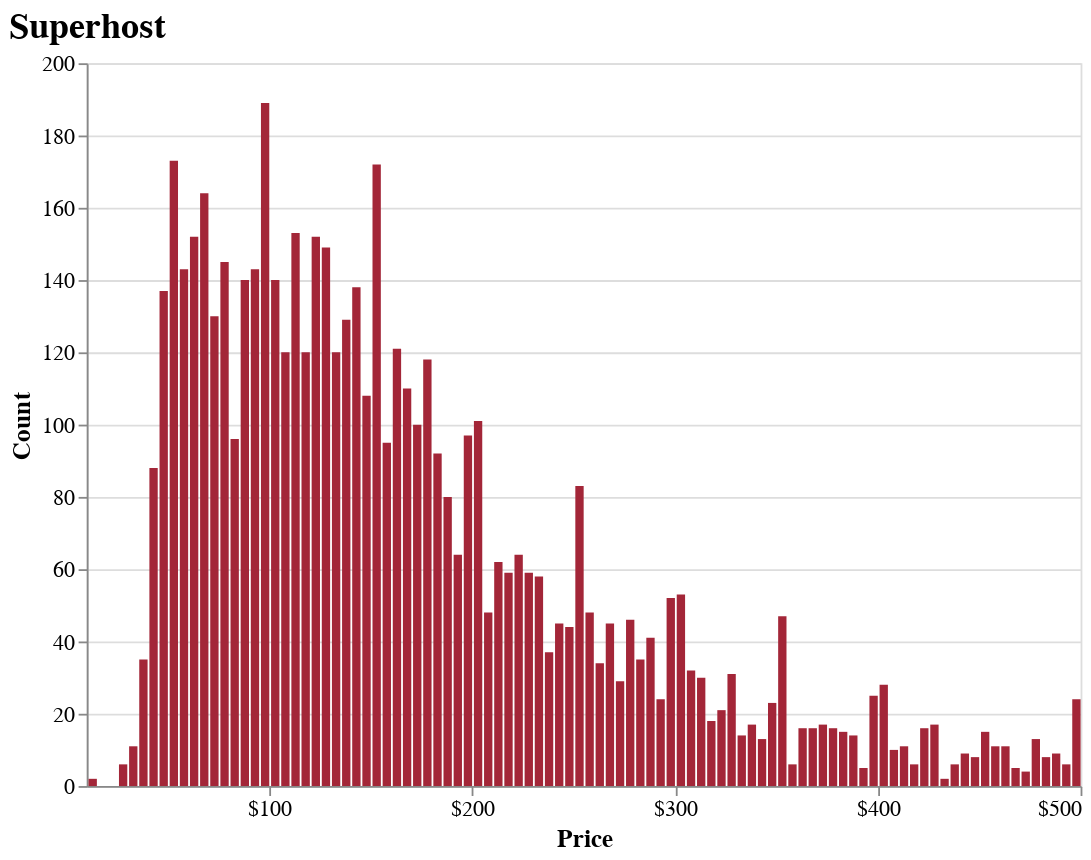

This figure's notebook cell:
### Code cell
# create a histogram for superhost_df
histogram_superhost = alt.Chart(superhost_df).mark_bar().encode(
    x=alt.X('price:Q', bin=alt.Bin(maxbins=100), title='Price', axis=alt.Axis(values=list(range(0, 501, 100)), format='$')),
    y=alt.Y('count()', title='Count'),
    color=alt.value('#A32638')
).properties(
    title=alt.TitleParams(
        text='Superhost',
        anchor='start',  # Align title to the left
        fontSize=20      # Change title font size
    ),
    width=550,
    height=400
).configure_axis(
    labelFontSize=12,
    titleFontSize=14
).configure_title(
    fontSize=20
)

histogram_superhost.save('histogram_superhost_price.png')
histogram_superhost

### Figure 1 — Vega specification as saved in the notebook (floating-point values rounded to 4 significant figures)
{"$schema": "https://vega.github.io/schema/vega/v5.json", "data": [{"name": "source_0", "values": [{"__count": 96, "bin_maxbins_100_price": 80.0, "bin_maxbins_100_price_end": 85.0}, {"__count": 130, "bin_maxbins_100_price": 70.0, "bin_maxbins_100_price_end": 75.0}, {"__count": 48, "bin_maxbins_100_price": 205.0, "bin_maxbins_100_price_end": 210.0}, {"__count": 24, "bin_maxbins_100_price": 290.0, "bin_maxbins_100_price_end": 295.0}, {"__count": 143, "bin_maxbins_100_price": 90.0, "bin_maxbins_100_price_end": 95.0}, {"__count": 152, "bin_maxbins_100_price": 120.0, "bin_maxbins_100_price_end": 125.0}, {"__count": 129, "bin_maxbins_100_price": 135.0, "bin_maxbins_100_price_end": 140.0}, {"__count": 120, "bin_maxbins_100_price": 115.0, "bin_maxbins_100_price_end": 120.0}, {"__count": 64, "bin_maxbins_100_price": 190.0, "bin_maxbins_100_price_end": 195.0}, {"__count": 189, "bin_maxbins_100_price": 95.0, "bin_maxbins_100_price_end": 100.0}, {"__count": 100, "bin_maxbins_100_price": 170.0, "bin_maxbins_100_price_end": 175.0}, {"__count": 172, "bin_maxbins_100_price": 150.0, "bin_maxbins_100_price_end": 155.0}, {"__count": 101, "bin_maxbins_100_price": 200.0, "bin_maxbins_100_price_end": 205.0}, {"__count": 64, "bin_maxbins_100_price": 220.0, "bin_maxbins_100_price_end": 225.0}, {"__count": 149, "bin_maxbins_100_price": 125.0, "bin_maxbins_100_price_end": 130.0}, {"__count": 97, "bin_maxbins_100_price": 195.0, "bin_maxbins_100_price_end": 200.0}, {"__count": 140, "bin_maxbins_100_price": 85.0, "bin_maxbins_100_price_end": 90.0}, {"__count": 59, "bin_maxbins_100_price": 215.0, "bin_maxbins_100_price_end": 220.0}, {"__count": 145, "bin_maxbins_100_price": 75.0, "bin_maxbins_100_price_end": 80.0}, {"__count": 140, "bin_maxbins_100_price": 100.0, "bin_maxbins_100_price_end": 105.0}, {"__count": 118, "bin_maxbins_100_price": 175.0, "bin_maxbins_100_price_end": 180.0}, {"__count": 120, "bin_maxbins_100_price": 105.0, "bin_maxbins_100_price_end": 110.0}, {"__count": 88, "bin_maxbins_100_price": 40.0, "bin_maxbins_100_price_end": 45.0}, {"__count": 153, "bin_maxbins_100_price": 110.0, "bin_maxbins_100_price_end": 115.0}, {"__count": 80, "bin_maxbins_100_price": 185.0, "bin_maxbins_100_price_end": 190.0}, {"__count": 164, "bin_maxbins_100_price": 65.0, "bin_maxbins_100_price_end": 70.0}, {"__count": 121, "bin_maxbins_100_price": 160.0, "bin_maxbins_100_price_end": 165.0}, {"__count": 138, "bin_maxbins_100_price": 140.0, "bin_maxbins_100_price_end": 145.0}, {"__count": 110, "bin_maxbins_100_price": 165.0, "bin_maxbins_100_price_end": 170.0}, {"__count": 108, "bin_maxbins_100_price": 145.0, "bin_maxbins_100_price_end": 150.0}, {"__count": 152, "bin_maxbins_100_price": 60.0, "bin_maxbins_100_price_end": 65.0}, {"__count": 120, "bin_maxbins_100_price": 130.0, "bin_maxbins_100_price_end": 135.0}, {"__count": 52, "bin_maxbins_100_price": 295.0, "bin_maxbins_100_price_end": 300.0}, {"__count": 17, "bin_maxbins_100_price": 425.0, "bin_maxbins_100_price_end": 430.0}, {"__count": 83, "bin_maxbins_100_price": 250.0, "bin_maxbins_100_price_end": 255.0}, {"__count": 58, "bin_maxbins_100_price": 230.0, "bin_maxbins_100_price_end": 235.0}, {"__count": 59, "bin_maxbins_100_price": 225.0, "bin_maxbins_100_price_end": 230.0}, {"__count": 143, "bin_maxbins_100_price": 55.0, "bin_maxbins_100_price_end": 60.0}, {"__count": 92, "bin_maxbins_100_price": 180.0, "bin_maxbins_100_price_end": 185.0}, {"__count": 35, "bin_maxbins_100_price": 35.0, "bin_maxbins_100_price_end": 40.0}, {"__count": 24, "bin_maxbins_100_price": 495.0, "bin_maxbins_100_price_end": 500.0}, {"__count": 34, "bin_maxbins_100_price": 260.0, "bin_maxbins_100_price_end": 265.0}, {"__count": 45, "bin_maxbins_100_price": 265.0, "bin_maxbins_100_price_end": 270.0}, {"__count": 53, "bin_maxbins_100_price": 300.0, "bin_maxbins_100_price_end": 305.0}, {"__count": 95, "bin_maxbins_100_price": 155.0, "bin_maxbins_100_price_end": 160.0}, {"__count": 41, "bin_maxbins_100_price": 285.0, "bin_maxbins_100_price_end": 290.0}, {"__count": 62, "bin_maxbins_100_price": 210.0, "bin_maxbins_100_price_end": 215.0}, {"__count": 16, "bin_maxbins_100_price": 360.0, "bin_maxbins_100_price_end": 365.0}, {"__count": 11, "bin_maxbins_100_price": 460.0, "bin_maxbins_100_price_end": 465.0}, {"__count": 32, "bin_maxbins_100_price": 305.0, "bin_maxbins_100_price_end": 310.0}, {"__count": 18, "bin_maxbins_100_price": 315.0, "bin_maxbins_100_price_end": 320.0}, {"__count": 11, "bin_maxbins_100_price": 455.0, "bin_maxbins_100_price_end": 460.0}, {"__count": 173, "bin_maxbins_100_price": 50.0, "bin_maxbins_100_price_end": 55.0}, {"__count": 137, "bin_maxbins_100_price": 45.0, "bin_maxbins_100_price_end": 50.0}, {"__count": 47, "bin_maxbins_100_price": 350.0, "bin_maxbins_100_price_end": 355.0}, {"__count": 44, "bin_maxbins_100_price": 245.0, "bin_maxbins_100_price_end": 250.0}, {"__count": 17, "bin_maxbins_100_price": 335.0, "bin_maxbins_100_price_end": 340.0}, {"__count": 25, "bin_maxbins_100_price": 395.0, "bin_maxbins_100_price_end": 400.0}, {"__count": 28, "bin_maxbins_100_price": 400.0, "bin_maxbins_100_price_end": 405.0}, {"__count": 29, "bin_maxbins_100_price": 270.0, "bin_maxbins_100_price_end": 275.0}, {"__count": 45, "bin_maxbins_100_price": 240.0, "bin_maxbins_100_price_end": 245.0}, {"__count": 23, "bin_maxbins_100_price": 345.0, "bin_maxbins_100_price_end": 350.0}, {"__count": 35, "bin_maxbins_100_price": 280.0, "bin_maxbins_100_price_end": 285.0}, {"__count": 37, "bin_maxbins_100_price": 235.0, "bin_maxbins_100_price_end": 240.0}, {"__count": 5, "bin_maxbins_100_price": 390.0, "bin_maxbins_100_price_end": 395.0}, {"__count": 48, "bin_maxbins_100_price": 255.0, "bin_maxbins_100_price_end": 260.0}, {"__count": 14, "bin_maxbins_100_price": 330.0, "bin_maxbins_100_price_end": 335.0}, {"__count": 46, "bin_maxbins_100_price": 275.0, "bin_maxbins_100_price_end": 280.0}, {"__count": 31, "bin_maxbins_100_price": 325.0, "bin_maxbins_100_price_end": 330.0}, {"__count": 16, "bin_maxbins_100_price": 420.0, "bin_maxbins_100_price_end": 425.0}, {"__count": 15, "bin_maxbins_100_price": 450.0, "bin_maxbins_100_price_end": 455.0}, {"__count": 13, "bin_maxbins_100_price": 340.0, "bin_maxbins_100_price_end": 345.0}, {"__count": 14, "bin_maxbins_100_price": 385.0, "bin_maxbins_100_price_end": 390.0}, {"__count": 17, "bin_maxbins_100_price": 370.0, "bin_maxbins_100_price_end": 375.0}, {"__count": 21, "bin_maxbins_100_price": 320.0, "bin_maxbins_100_price_end": 325.0}, {"__count": 11, "bin_maxbins_100_price": 410.0, "bin_maxbins_100_price_end": 415.0}, {"__count": 30, "bin_maxbins_100_price": 310.0, "bin_maxbins_100_price_end": 315.0}, {"__count": 16, "bin_maxbins_100_price": 375.0, "bin_maxbins_100_price_end": 380.0}, {"__count": 6, "bin_maxbins_100_price": 435.0, "bin_maxbins_100_price_end": 440.0}, {"__count": 11, "bin_maxbins_100_price": 30.0, "bin_maxbins_100_price_end": 35.0}, {"__count": 16, "bin_maxbins_100_price": 365.0, "bin_maxbins_100_price_end": 370.0}, {"__count": 6, "bin_maxbins_100_price": 25.0, "bin_maxbins_100_price_end": 30.0}, {"__count": 10, "bin_maxbins_100_price": 405.0, "bin_maxbins_100_price_end": 410.0}, {"__count": 6, "bin_maxbins_100_price": 490.0, "bin_maxbins_100_price_end": 495.0}, {"__count": 13, "bin_maxbins_100_price": 475.0, "bin_maxbins_100_price_end": 480.0}, {"__count": 8, "bin_maxbins_100_price": 480.0, "bin_maxbins_100_price_end": 485.0}, {"__count": 2, "bin_maxbins_100_price": 430.0, "bin_maxbins_100_price_end": 435.0}, {"__count": 6, "bin_maxbins_100_price": 415.0, "bin_maxbins_100_price_end": 420.0}, {"__count": 9, "bin_maxbins_100_price": 485.0, "bin_maxbins_100_price_end": 490.0}, {"__count": 15, "bin_maxbins_100_price": 380.0, "bin_maxbins_100_price_end": 385.0}, {"__count": 5, "bin_maxbins_100_price": 465.0, "bin_maxbins_100_price_end": 470.0}, {"__count": 2, "bin_maxbins_100_price": 10.0, "bin_maxbins_100_price_end": 15.0}, {"__count": 9, "bin_maxbins_100_price": 440.0, "bin_maxbins_100_price_end": 445.0}, {"__count": 8, "bin_maxbins_100_price": 445.0, "bin_maxbins_100_price_end": 450.0}, {"__count": 6, "bin_maxbins_100_price": 355.0, "bin_maxbins_100_price_end": 360.0}, {"__count": 4, "bin_maxbins_100_price": 470.0, "bin_maxbins_100_price_end": 475.0}]}, {"name": "source_0_y_domain___count", "values": [{"min": 2, "max": 189}]}], "signals": [{"name": "bin_maxbins_100_price_bins", "value": {"fields": ["price"], "fname": "bin_price", "start": 10.0, "step": 5.0, "stop": 500.0}}], "marks": [{"type": "rect", "name": "marks", "from": {"data": "source_0"}, "encode": {"update": {"y2": {"value": 0, "scale": "y"}, "fill": {"value": "#A32638"}, "y": {"field": "__count", "scale": "y"}, "x": {"field": "bin_maxbins_100_price_end", "scale": "x", "offset": {"signal": "0.5 + (abs(scale(\"x\", datum[\"bin_maxbins_100_price_end\"]) - scale(\"x\", datum[\"bin_maxbins_100_price\"])) < 0.25 ? 0.5 * (0.25 - (abs(scale(\"x\", datum[\"bin_maxbins_100_price_end\"]) - scale(\"x\", datum[\"bin_maxbins_100_price\"])))) : -0.5)"}}, "x2": {"field": "bin_maxbins_100_price", "scale": "x", "offset": {"signal": "0.5 + (abs(scale(\"x\", datum[\"bin_maxbins_100_price_end\"]) - scale(\"x\", datum[\"bin_maxbins_100_price\"])) < 0.25 ? -0.5 * (0.25 - (abs(scale(\"x\", datum[\"bin_maxbins_100_price_end\"]) - scale(\"x\", datum[\"bin_maxbins_100_price\"])))) : 0.5)"}}}}, "style": ["bar"]}], "scales": [{"name": "x", "type": "linear", "domain": {"signal": "[bin_maxbins_100_price_bins.start, bin_maxbins_100_price_bins.stop]"}, "range": [0, {"signal": "width"}], "bins": {"signal": "bin_maxbins_100_price_bins"}, "zero": false}, {"name": "y", "type": "linear", "domain": [{"signal": "(data(\"source_0_y_domain___count\")[0] || {}).min"}, {"signal": "(data(\"source_0_y_domain___count\")[0] || {}).max"}], "range": [{"signal": "height"}, 0], "zero": true, "nice": true}], "axes": [{"scale": "y", "labels": false, "zindex": 0, "domain": false, "maxExtent": 0, "orient": "left", "aria": false, "grid": true, "gridScale": "x", "tickCount": {"signal": "ceil(height/40)"}, "minExtent": 0, "ticks": false}, {"scale": "x", "format": "$", "values": [0, 100, 200, 300, 400, 500], "labelFlush": true, "zindex": 0, "grid": false, "title": "Price", "orient": "bottom", "labelOverlap": true}, {"scale": "y", "title": "Count", "orient": "left", "grid": false, "tickCount": {"signal": "ceil(height/40)"}, "zindex": 0, "labelOverlap": true}], "title": {"text": "Superhost", "anchor": "start", "fontSize": 20}, "background": "white", "height": 400, "config": {"axis": {"labelFontSize": 12, "titleFontSize": 14}, "style": {"group-title": {"fontSize": 20}}}, "padding": 5, "style": "cell", "width": 550}
